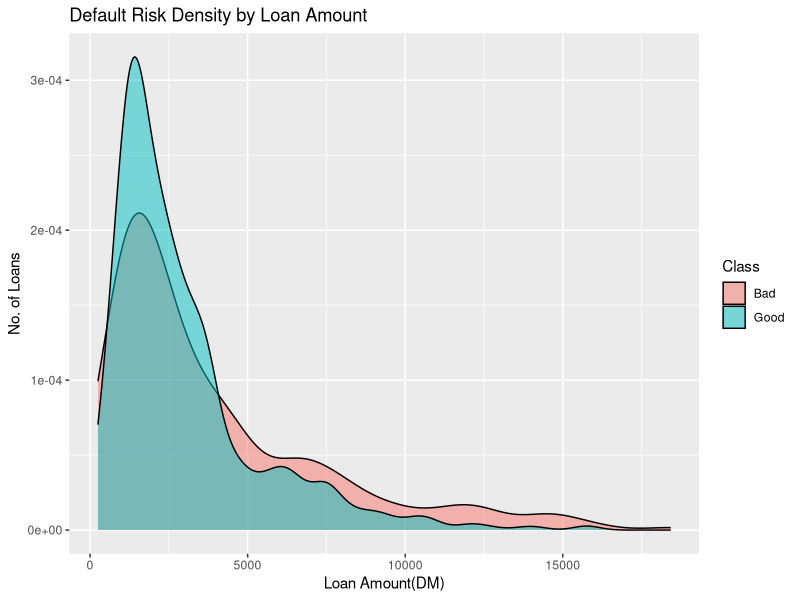
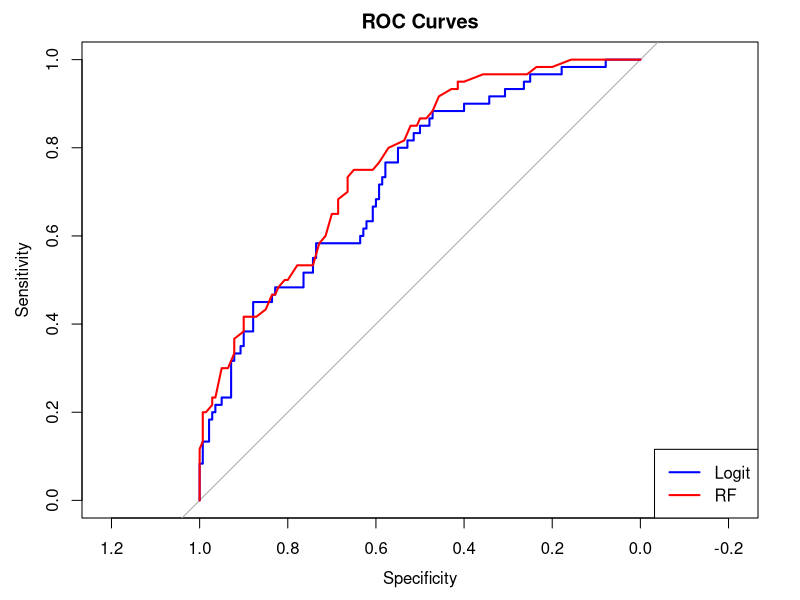
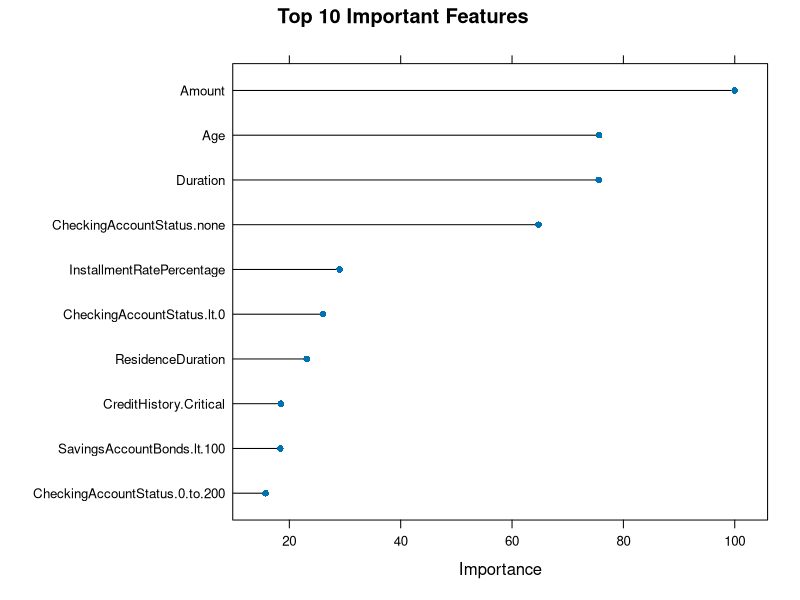

Source code (R) for these figures, in order:
#Installing packages 
install.packages("caret") 
install.packages(c("ggplot2", "lattice", "plyr", "reshape2", "e1071"))
install.packages("caret")

#Loading the data
library(caret)
data(GermanCredit)
german_data=GermanCredit
View(german_data)
head(german_data)
table(german_data$Class)
str(german_data)
library(ggplot2)
ggplot(german_data, aes(x=Amount, fill=Class))+ geom_density(alpha=0.5)+ labs(title="Default Risk Density by Loan Amount",x="Loan Amount(DM)", y = "No. of Loans")  

#Splitting into training and testing datatsets 
set.seed(123)
train_idx=createDataPartition(german_data$Class,
 p = 0.8, list = FALSE)
train_data=german_data[train_idx, ]
test_data=german_data[-train_idx, ]


#Cross_validation
ctrl=trainControl(method="cv",number=10,classProbs=TRUE)
#Train logistic regression 
logit_model=train(Class~., data=train_data, method= "glm", family="binomial",trControl= ctrl)
summary(logit_model)
#Random Forest 
rf_model = train(Class~.,data = train_data, method="rf",ntree=100, trControl = ctrl, tuneLength =3 )
rf_model
#predict on test data
logit_pred=predict(logit_model, test_data, type="prob")[, "Bad"] #prob of bad class
logit_pred
rf_pred=predict(rf_model, test_data, type="prob")[, "Bad"]
rf_pred
#ROC AUC Analysis 
library(pROC)
#logistic regression ROC
logit_roc =roc(test_data$Class,logit_pred, levels=c("Good","Bad"))
plot(logit_roc, col="blue", main="ROC Curves")
auc(logit_roc)
#rf regression ROC 
rf_roc=roc(test_data$Class, rf_pred, levels = c("Good","Bad"))
lines(rf_roc,col="red")
legend("bottomright",legend=c("Logit","RF"),col=c("blue","red"),lwd=2)
auc(rf_roc)
#THE MORE THE AUC THE BETTER THE MODEL

varImp(rf_model)
plot(varImp(rf_model), top = 10 , main= " Top 10 Important Features")

saveRDS(rf_model, "rf_model.rds")
write.csv(data.frame(Model=c("Logistic Regression", "Random Forest"), AUC=c(auc(logit_roc),auc(rf_roc))),"model_performance.csv")








































































































































